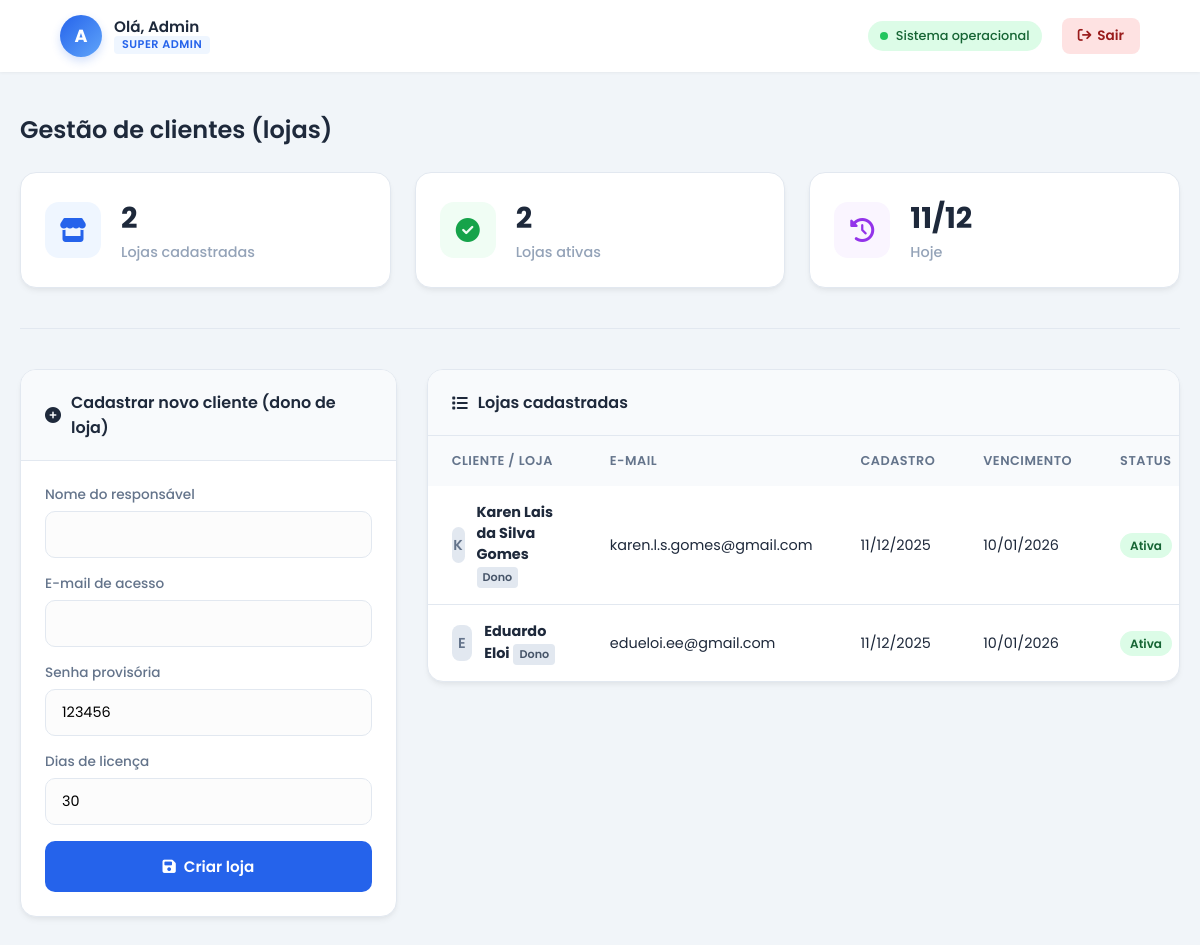
Page /admin-system.php (signed in) on the committed database.
### tables this page shows
CREATE TABLE usuarios (
        id INTEGER PRIMARY KEY AUTOINCREMENT,
        owner_id INTEGER DEFAULT NULL,
        nome TEXT NOT NULL,
        email TEXT NOT NULL UNIQUE,
        senha TEXT NOT NULL,
        permissao TEXT NOT NULL,
        ativo INTEGER DEFAULT 1,
        data_cadastro DATETIME DEFAULT CURRENT_TIMESTAMP
    , validade_conta DATE DEFAULT NULL);

### admin-system.php (the view, shortened to what this page needs)
<?php
require_once 'includes/banco-dados/init-db.php';
$editLoja = null;
$lojasStmt = $pdo->prepare("
    SELECT id, nome, email, validade_conta, ativo, data_cadastro
    FROM usuarios
    WHERE permissao = 'Dono'
    ORDER BY data_cadastro DESC
");
$lojasStmt->execute();
$lojas = $lojasStmt->fetchAll(PDO::FETCH_ASSOC);
?>
<!DOCTYPE html>
<html lang="pt-br">
<head>
    <link rel="stylesheet" href="assets/css/admin.css">
    <link rel="stylesheet"
          href="https://cdnjs.cloudflare.com/ajax/libs/font-awesome/6.5.1/css/all.min.css"
 />
</head>
<body>
<header class="top-bar">
    <div class="user-info">
        <div class="avatar-circle">
            <?php echo strtoupper(substr($_SESSION['user_nome'], 0, 1)); ?>
        </div>
        <div class="text-info">
            <span class="welcome-text">
                Olá, <?php echo htmlspecialchars($_SESSION['user_nome']); ?>
            </span>
            <span class="role-badge admin">SUPER ADMIN</span>
        </div>
    </div>
    <div class="system-status">
        <div class="badge-status">
            <span class="dot"></span>
            Sistema operacional
        </div>
        <a href="logout.php" class="btn-logout">
            <i class="fa-solid fa-arrow-right-from-bracket"></i>
            Sair
        </a>
    </div>
</header>
<main class="container">
    <h2 class="section-title">Gestão de clientes (lojas)</h2>
    <section class="stats-grid">
        <article class="stat-card">
            <div class="stat-icon bg-blue">
                <i class="fa-solid fa-store"></i>
            </div>
            <div class="stat-info">
                <h3><?php echo count($lojas); ?></h3>
                <p>Lojas cadastradas</p>
            </div>
        </article>
        <article class="stat-card">
            <div class="stat-icon bg-green">
                <i class="fa-solid fa-circle-check"></i>
            </div>
            <div class="stat-info">
                <h3>
                    <?php
                    $ativas = array_filter($lojas, fn($l) => (int)$l['ativo'] === 1);
                    echo count($ativas);
                    ?>
                </h3>
                <p>Lojas ativas</p>
            </div>
        </article>
        <article class="stat-card">
            <div class="stat-icon bg-purple">
                <i class="fa-solid fa-clock-rotate-left"></i>
            </div>
            <div class="stat-info">
                <h3><?php echo date('d/m'); ?></h3>
                <p>Hoje</p>
            </div>
        </article>
    </section>
    <div class="section-divider"></div>
    <section class="content-split">
        <section class="card form-card">
            <header class="card-header">
                <h3>
                    <i class="fa-solid fa-plus-circle"></i>
                    <?php echo $editLoja ? 'Editar cliente (dono de loja)' : 'Cadastrar novo cliente (dono de loja)'; ?>
                </h3>
            </header>
            <?php if ($editLoja): ?>
                <form method="POST">
                    <input type="hidden" name="uid" value="<?php echo (int)$editLoja['id']; ?>">
                    <div class="form-row">
                        <div class="input-group">
                            <label>Nome do responsável</label>
                            <input type="text" name="nome" class="input-field"
                                   value="<?php echo htmlspecialchars($editLoja['nome']); ?>" required>
                        </div>
                    </div>
                    <div class="form-row">
                        <div class="input-group">
                            <label>E-mail de acesso</label>
                            <input type="email" name="email" class="input-field"
                                   value="<?php echo htmlspecialchars($editLoja['email']); ?>" required>
                        </div>
                    </div>
                    <div class="form-row">
                        <div class="input-group">
                            <label>Data de vencimento</label>
                            <input type="date" name="validade" class="input-field"
                                   value="<?php echo $editLoja['validade_conta'] ?: ''; ?>">
                        </div>
                    </div>
                    <button type="submit" name="editar_loja" class="btn-primary">
                        <i class="fa-solid fa-floppy-disk"></i> Salvar alterações
                    </button>
                    <div style="margin-top:10px;">
                        <a href="admin-system.php" class="btn-secondary" style="display:inline-block;padding:10px 18px;">
                            Cancelar edição
                        </a>
                    </div>
                </form>
            <?php else: ?>
                <form method="POST">
                    <div class="form-row">
                        <div class="input-group">
                            <label>Nome do responsável</label>
                            <input type="text" name="nome" class="input-field" required>
                        </div>
                    </div>
                    <div class="form-row">
                        <div class="input-group">
                            <label>E-mail de acesso</label>
                            <input type="email" name="email" class="input-field" required>
                        </div>
                        <div class="input-group">
                            <label>Senha provisória</label>
                            <input type="text" name="senha" value="123456" class="input-field" required>
                        </div>
                    </div>
                    <div class="form-row">
                        <div class="input-group">
                            <label>Dias de licença</label>
                            <input type="number" name="dias" value="30" min="1" class="input-field">
                        </div>
                    </div>
                    <button type="submit" name="criar_loja" class="btn-primary">
                        <i class="fa-solid fa-floppy-disk"></i> Criar loja
                    </button>
                </form>
            <?php endif; ?>
        </section>
        <section class="card">
            <header class="card-header">
                <h3>
                    <i class="fa-solid fa-list"></i>
                    Lojas cadastradas
                </h3>
            </header>
            <div class="table-responsive">
                <table class="table">
                    <thead>
                    <tr>
                        <th>Cliente / Loja</th>
                        <th>E-mail</th>
                        <th>Cadastro</th>
                        <th>Vencimento</th>
                        <th>Status</th>
                    </tr>
                    </thead>
                    <tbody>
                    <?php if (empty($lojas)) : ?>
                        <tr>
                            <td colspan="6">Nenhuma loja cadastrada ainda.</td>
                        </tr>
                    <?php else: ?>
                        <?php foreach ($lojas as $loja): ?>
                            <tr>
                                <td>
                                    <div class="user-cell">
                                        <div class="mini-avatar">
                                            <?php echo strtoupper(substr($loja['nome'], 0, 1)); ?>
                                        </div>
                                        <div>
                                            <strong><?php echo htmlspecialchars($loja['nome']); ?></strong>
                                            <div class="tag">Dono</div>
                                        </div>
                                    </div>
                                </td>
                                <td><?php echo htmlspecialchars($loja['email']); ?></td>
                                <td>
                                    <?php
                                    echo $loja['data_cadastro']
                                        ? date('d/m/Y', strtotime($loja['data_cadastro']))
                                        : '-';
                                    ?>
                                </td>
                                <td>
                                    <?php
                                    echo $loja['validade_conta']
                                        ? date('d/m/Y', strtotime($loja['validade_conta']))
                                        : 'Sem limite';
                                    ?>
                                </td>
                                <td>
                                    <span class="status-badge <?php echo $loja['ativo'] ? 'active' : 'inactive'; ?>">
                                        <?php echo $loja['ativo'] ? 'Ativa' : 'Bloqueada'; ?>
                                    </span>
                                </td>
                            </tr>
                        <?php endforeach; ?>
                    <?php endif; ?>
                    </tbody>
                </table>
            </div>
        </section>
    </section>
</main>
</body>
</html>

### rows in the picture
usuarios: nome "K", nome "Karen Lais da Silva Gomes", email "karen.l.s.gomes@gmail.com", data_cadastro "11/12/2025", validade_conta "10/01/2026", ativo "Ativa"
usuarios: nome "E", nome "Eduardo Eloi", email "edueloi.ee@gmail.com", data_cadastro "11/12/2025", validade_conta "10/01/2026", ativo "Ativa"

### other values in the picture
substr($_SESSION['user_nome'], 0, 1) "A"
$_SESSION['user_nome'] "Admin"
count($lojas) "2"
count($ativas) "2"
